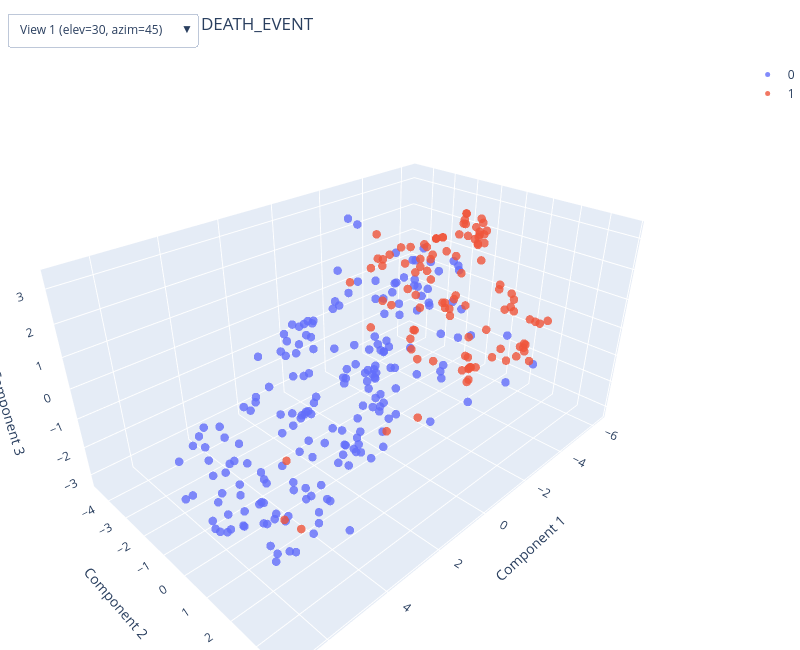

The notebook cell saved with this chart:
### Code cell
plot_3d(X_tsne, y, algorithm="t-SNE", target_name=TARGET_COL)
